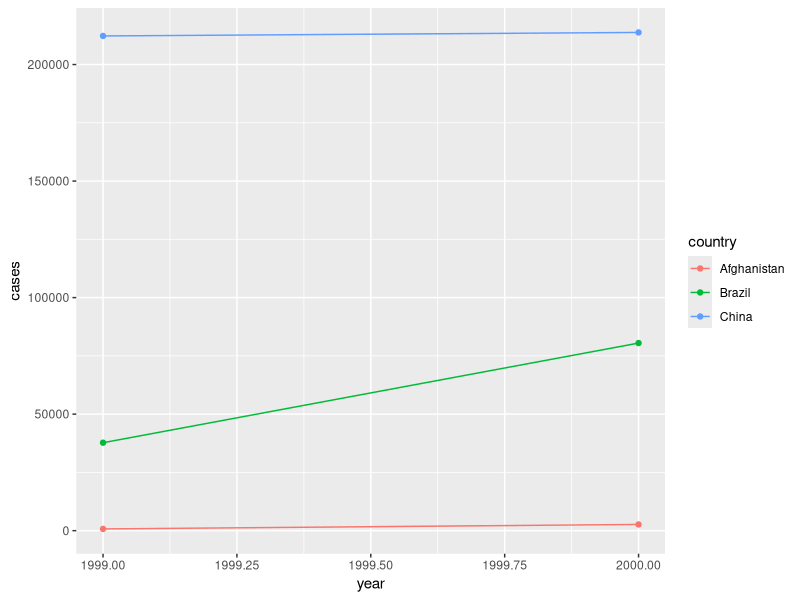

Write the R code that produced this figure.
## ---- chunk 1
options(width=110)
knitr::opts_chunk$set(comment=NA, fig.align="center")
## ---- chunk 2
library(tidyr)
## ---- chunk 3
table1
table2
table3
table4a
table4b
## ---- chunk 4
library(dplyr)

# compute rate per 10000
table1 %>% 
    mutate(rate=cases / population * 10000)

# compute cases per year
table1 %>% 
    count(year, wt=cases)

# plot changes over time
library(ggplot2)

ggplot(data=table1, mapping=aes(x=year, y=cases, color=country)) +
    geom_line() +
    geom_point()
## ---- chunk 5
table4a
## ---- chunk 6
tidy4a <- table4a %>% 
    pivot_longer(c(`1999`, `2000`), names_to="year", values_to="cases")
tidy4a
## ---- chunk 7
tidy4b <- table4b %>% 
    pivot_longer(c(`1999`, `2000`), names_to="year", values_to="population")
tidy4b
## ---- chunk 8
left_join(tidy4a, tidy4b)
## ---- chunk 9
table2
